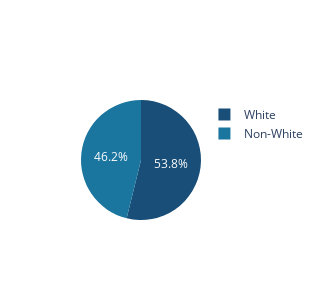

Notebook code cell kept with this figure:
### Code cell
# Count binary values in the "White" column
white_counts = fig_df['White'].value_counts()
white_labels = ['White' if white_counts.index[0] else 'Non-White', 'White' if not white_counts.index[0] else 'Non-White']

# Create a pie chart for "White" with custom colors
white_pie = go.Pie(labels=white_labels, values=white_counts, marker=dict(colors=white_colors))

# Visualize
data = [white_pie]
fig = go.Figure(data = data)
fig.update_layout(width=300, height=300)
display(fig)

### Figure 1 — Plotly figure (JSON) as saved in the notebook; plotly's stock layout.template omitted (floating-point values rounded to 4 significant figures)
{"data": [{"labels": ["White", "Non-White"], "marker": {"colors": ["#184e77", "#1a759f"]}, "type": "pie", "values": [28, 24]}], "layout": {"height": 300, "width": 300}}
